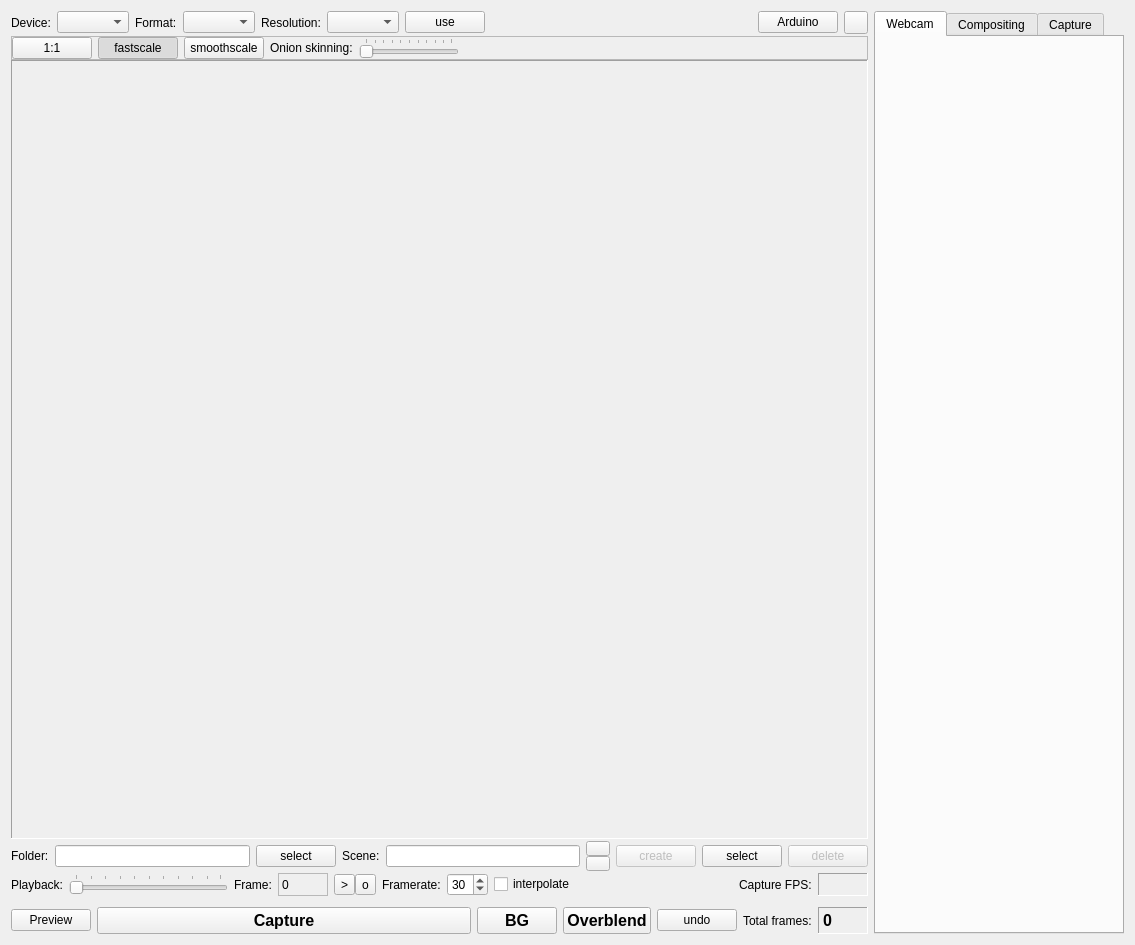
<?xml version="1.0" encoding="UTF-8"?>
<ui version="4.0">
 <class>StopMoCapClass</class>
 <widget class="QWidget" name="StopMoCapClass">
  <property name="geometry">
   <rect>
    <x>0</x>
    <y>0</y>
    <width>1135</width>
    <height>945</height>
   </rect>
  </property>
  <property name="windowTitle">
   <string>OpenStopMotion</string>
  </property>
  <property name="windowIcon">
   <iconset resource="../resources.qrc">
    <normaloff>:/icons/resources/icon48x48.png</normaloff>:/icons/resources/icon48x48.png</iconset>
  </property>
  <layout class="QHBoxLayout" name="horizontalLayout_2">
   <item>
    <layout class="QVBoxLayout" name="verticalLayout">
     <property name="spacing">
      <number>2</number>
     </property>
     <item>
      <layout class="QHBoxLayout" name="horizontalLayout">
       <item>
        <widget class="QLabel" name="label">
         <property name="text">
          <string>Device:</string>
         </property>
        </widget>
       </item>
       <item>
        <widget class="QComboBox" name="deviceComboBox"/>
       </item>
       <item>
        <widget class="QLabel" name="label_3">
         <property name="text">
          <string>Format:</string>
         </property>
        </widget>
       </item>
       <item>
        <widget class="QComboBox" name="formatComboBox"/>
       </item>
       <item>
        <widget class="QLabel" name="label_2">
         <property name="text">
          <string>Resolution:</string>
         </property>
        </widget>
       </item>
       <item>
        <widget class="QComboBox" name="resolutionComboBox"/>
       </item>
       <item>
        <widget class="QPushButton" name="useDevice">
         <property name="text">
          <string>use</string>
         </property>
         <property name="icon">
          <iconset resource="../resources.qrc">
           <normaloff>:/icons/resources/ok.png</normaloff>:/icons/resources/ok.png</iconset>
         </property>
         <property name="iconSize">
          <size>
           <width>16</width>
           <height>16</height>
          </size>
         </property>
        </widget>
       </item>
       <item>
        <spacer name="horizontalSpacer">
         <property name="orientation">
          <enum>Qt::Horizontal</enum>
         </property>
         <property name="sizeHint" stdset="0">
          <size>
           <width>40</width>
           <height>20</height>
          </size>
         </property>
        </spacer>
       </item>
       <item>
        <widget class="QPushButton" name="arduinoButton">
         <property name="text">
          <string>Arduino</string>
         </property>
         <property name="icon">
          <iconset resource="../resources.qrc">
           <normaloff>:/other/resources/arduino.png</normaloff>:/other/resources/arduino.png</iconset>
         </property>
         <property name="iconSize">
          <size>
           <width>31</width>
           <height>16</height>
          </size>
         </property>
        </widget>
       </item>
       <item>
        <widget class="QToolButton" name="lightAndDarkButton">
         <property name="text">
          <string/>
         </property>
         <property name="icon">
          <iconset resource="../resources.qrc">
           <normaloff>:/icons/resources/weather-clear-night.png</normaloff>
           <activeon>:/icons/resources/weather-clear.png</activeon>:/icons/resources/weather-clear-night.png</iconset>
         </property>
         <property name="iconSize">
          <size>
           <width>16</width>
           <height>16</height>
          </size>
         </property>
         <property name="checkable">
          <bool>true</bool>
         </property>
        </widget>
       </item>
      </layout>
     </item>
     <item>
      <layout class="QGridLayout" name="gridLayout">
       <property name="topMargin">
        <number>0</number>
       </property>
       <property name="spacing">
        <number>0</number>
       </property>
       <item row="1" column="2">
        <layout class="QVBoxLayout" name="verticalLayout_2">
         <property name="leftMargin">
          <number>0</number>
         </property>
         <property name="bottomMargin">
          <number>5</number>
         </property>
        </layout>
       </item>
       <item row="0" column="1">
        <widget class="QFrame" name="frame">
         <property name="autoFillBackground">
          <bool>true</bool>
         </property>
         <property name="frameShape">
          <enum>QFrame::StyledPanel</enum>
         </property>
         <property name="frameShadow">
          <enum>QFrame::Raised</enum>
         </property>
         <layout class="QHBoxLayout" name="horizontalLayout_7">
          <property name="margin">
           <number>0</number>
          </property>
          <item>
           <widget class="QPushButton" name="zoom11">
            <property name="text">
             <string>1:1</string>
            </property>
            <property name="checkable">
             <bool>true</bool>
            </property>
            <property name="autoExclusive">
             <bool>true</bool>
            </property>
           </widget>
          </item>
          <item>
           <widget class="QPushButton" name="zoomFast">
            <property name="text">
             <string>fastscale</string>
            </property>
            <property name="checkable">
             <bool>true</bool>
            </property>
            <property name="checked">
             <bool>true</bool>
            </property>
            <property name="autoExclusive">
             <bool>true</bool>
            </property>
           </widget>
          </item>
          <item>
           <widget class="QPushButton" name="zoomSmooth">
            <property name="text">
             <string>smoothscale</string>
            </property>
            <property name="checkable">
             <bool>true</bool>
            </property>
            <property name="autoExclusive">
             <bool>true</bool>
            </property>
           </widget>
          </item>
          <item>
           <widget class="QLabel" name="label_4">
            <property name="text">
             <string>Onion skinning:</string>
            </property>
           </widget>
          </item>
          <item>
           <widget class="QSlider" name="onionSkinning">
            <property name="maximumSize">
             <size>
              <width>100</width>
              <height>16777215</height>
             </size>
            </property>
            <property name="orientation">
             <enum>Qt::Horizontal</enum>
            </property>
            <property name="tickPosition">
             <enum>QSlider::TicksAbove</enum>
            </property>
           </widget>
          </item>
          <item>
           <spacer name="horizontalSpacer_2">
            <property name="orientation">
             <enum>Qt::Horizontal</enum>
            </property>
            <property name="sizeHint" stdset="0">
             <size>
              <width>40</width>
              <height>20</height>
             </size>
            </property>
           </spacer>
          </item>
         </layout>
        </widget>
       </item>
       <item row="1" column="1">
        <widget class="QFrame" name="frame">
         <property name="frameShape">
          <enum>QFrame::Panel</enum>
         </property>
         <property name="frameShadow">
          <enum>QFrame::Sunken</enum>
         </property>
         <layout class="QVBoxLayout" name="verticalLayout_3">
          <property name="spacing">
           <number>0</number>
          </property>
          <property name="margin">
           <number>0</number>
          </property>
          <item>
           <widget class="PPL7ImageViewer" name="viewer" native="true">
            <property name="sizePolicy">
             <sizepolicy hsizetype="Expanding" vsizetype="Expanding">
              <horstretch>0</horstretch>
              <verstretch>0</verstretch>
             </sizepolicy>
            </property>
           </widget>
          </item>
         </layout>
        </widget>
       </item>
      </layout>
     </item>
     <item>
      <layout class="QHBoxLayout" name="horizontalLayout_4">
       <property name="topMargin">
        <number>0</number>
       </property>
       <item>
        <widget class="QLabel" name="label_6">
         <property name="text">
          <string>Folder:</string>
         </property>
        </widget>
       </item>
       <item>
        <widget class="QLineEdit" name="captureDir">
         <property name="readOnly">
          <bool>true</bool>
         </property>
        </widget>
       </item>
       <item>
        <widget class="QPushButton" name="selectDir">
         <property name="text">
          <string>select</string>
         </property>
         <property name="icon">
          <iconset resource="../resources.qrc">
           <normaloff>:/icons/resources/folder-open-20.png</normaloff>:/icons/resources/folder-open-20.png</iconset>
         </property>
         <property name="iconSize">
          <size>
           <width>16</width>
           <height>16</height>
          </size>
         </property>
        </widget>
       </item>
       <item>
        <widget class="QLabel" name="label_7">
         <property name="text">
          <string>Scene:</string>
         </property>
        </widget>
       </item>
       <item>
        <widget class="QLineEdit" name="sceneName"/>
       </item>
       <item>
        <layout class="QVBoxLayout" name="verticalLayout_12">
         <property name="spacing">
          <number>0</number>
         </property>
         <property name="rightMargin">
          <number>0</number>
         </property>
         <item>
          <widget class="QToolButton" name="sceneUpButton">
           <property name="text">
            <string/>
           </property>
           <property name="iconSize">
            <size>
             <width>16</width>
             <height>8</height>
            </size>
           </property>
          </widget>
         </item>
         <item>
          <widget class="QToolButton" name="sceneDownButton">
           <property name="text">
            <string/>
           </property>
           <property name="iconSize">
            <size>
             <width>16</width>
             <height>8</height>
            </size>
           </property>
           <property name="autoRaise">
            <bool>false</bool>
           </property>
          </widget>
         </item>
        </layout>
       </item>
       <item>
        <widget class="QPushButton" name="createScene">
         <property name="enabled">
          <bool>false</bool>
         </property>
         <property name="text">
          <string>create</string>
         </property>
         <property name="icon">
          <iconset resource="../resources.qrc">
           <normaloff>:/icons/resources/filenew.png</normaloff>:/icons/resources/filenew.png</iconset>
         </property>
         <property name="iconSize">
          <size>
           <width>16</width>
           <height>16</height>
          </size>
         </property>
        </widget>
       </item>
       <item>
        <widget class="QPushButton" name="selectScene">
         <property name="enabled">
          <bool>true</bool>
         </property>
         <property name="text">
          <string>select</string>
         </property>
         <property name="icon">
          <iconset resource="../resources.qrc">
           <normaloff>:/icons/resources/folder-open-20.png</normaloff>:/icons/resources/folder-open-20.png</iconset>
         </property>
         <property name="iconSize">
          <size>
           <width>16</width>
           <height>16</height>
          </size>
         </property>
        </widget>
       </item>
       <item>
        <widget class="QPushButton" name="deleteScene">
         <property name="enabled">
          <bool>false</bool>
         </property>
         <property name="text">
          <string>delete</string>
         </property>
         <property name="icon">
          <iconset resource="../resources.qrc">
           <normaloff>:/icons/resources/trash-16.png</normaloff>:/icons/resources/trash-16.png</iconset>
         </property>
         <property name="iconSize">
          <size>
           <width>16</width>
           <height>16</height>
          </size>
         </property>
        </widget>
       </item>
      </layout>
     </item>
     <item>
      <layout class="QHBoxLayout" name="horizontalLayout_5">
       <property name="spacing">
        <number>6</number>
       </property>
       <property name="topMargin">
        <number>0</number>
       </property>
       <item>
        <widget class="QLabel" name="label_8">
         <property name="text">
          <string>Playback:</string>
         </property>
        </widget>
       </item>
       <item>
        <widget class="QSlider" name="frameSlider">
         <property name="orientation">
          <enum>Qt::Horizontal</enum>
         </property>
         <property name="tickPosition">
          <enum>QSlider::TicksAbove</enum>
         </property>
         <property name="tickInterval">
          <number>10</number>
         </property>
        </widget>
       </item>
       <item>
        <widget class="QLabel" name="label_10">
         <property name="text">
          <string>Frame:</string>
         </property>
        </widget>
       </item>
       <item>
        <widget class="QLabel" name="frameNum">
         <property name="minimumSize">
          <size>
           <width>50</width>
           <height>0</height>
          </size>
         </property>
         <property name="maximumSize">
          <size>
           <width>50</width>
           <height>16777215</height>
          </size>
         </property>
         <property name="font">
          <font>
           <pointsize>9</pointsize>
           <weight>50</weight>
           <bold>false</bold>
          </font>
         </property>
         <property name="frameShape">
          <enum>QFrame::StyledPanel</enum>
         </property>
         <property name="frameShadow">
          <enum>QFrame::Sunken</enum>
         </property>
         <property name="midLineWidth">
          <number>1</number>
         </property>
         <property name="text">
          <string>0</string>
         </property>
        </widget>
       </item>
       <item>
        <layout class="QHBoxLayout" name="horizontalLayout_6">
         <property name="spacing">
          <number>0</number>
         </property>
         <property name="leftMargin">
          <number>0</number>
         </property>
         <item>
          <widget class="QToolButton" name="playButton">
           <property name="text">
            <string>&gt;</string>
           </property>
           <property name="icon">
            <iconset resource="../resources.qrc">
             <normaloff>:/icons/resources/media-playback-start.png</normaloff>:/icons/resources/media-playback-start.png</iconset>
           </property>
           <property name="iconSize">
            <size>
             <width>16</width>
             <height>16</height>
            </size>
           </property>
          </widget>
         </item>
         <item>
          <widget class="QToolButton" name="stopButton">
           <property name="text">
            <string>o</string>
           </property>
           <property name="icon">
            <iconset resource="../resources.qrc">
             <normaloff>:/icons/resources/media-playback-stop.png</normaloff>:/icons/resources/media-playback-stop.png</iconset>
           </property>
           <property name="iconSize">
            <size>
             <width>16</width>
             <height>16</height>
            </size>
           </property>
          </widget>
         </item>
        </layout>
       </item>
       <item>
        <widget class="QLabel" name="label_13">
         <property name="text">
          <string>Framerate:</string>
         </property>
        </widget>
       </item>
       <item>
        <widget class="QSpinBox" name="frameRate">
         <property name="minimum">
          <number>1</number>
         </property>
         <property name="maximum">
          <number>60</number>
         </property>
         <property name="value">
          <number>30</number>
         </property>
        </widget>
       </item>
       <item>
        <widget class="QCheckBox" name="interpolateFrames">
         <property name="text">
          <string>interpolate</string>
         </property>
        </widget>
       </item>
       <item>
        <spacer name="horizontalSpacer_4">
         <property name="orientation">
          <enum>Qt::Horizontal</enum>
         </property>
         <property name="sizeHint" stdset="0">
          <size>
           <width>40</width>
           <height>20</height>
          </size>
         </property>
        </spacer>
       </item>
       <item>
        <widget class="QLabel" name="label_14">
         <property name="text">
          <string>Capture FPS:</string>
         </property>
        </widget>
       </item>
       <item>
        <widget class="QLabel" name="captureFPS">
         <property name="minimumSize">
          <size>
           <width>50</width>
           <height>0</height>
          </size>
         </property>
         <property name="frameShape">
          <enum>QFrame::Panel</enum>
         </property>
         <property name="frameShadow">
          <enum>QFrame::Sunken</enum>
         </property>
         <property name="text">
          <string/>
         </property>
        </widget>
       </item>
      </layout>
     </item>
     <item>
      <layout class="QHBoxLayout" name="horizontalLayout_8">
       <property name="topMargin">
        <number>9</number>
       </property>
       <item>
        <widget class="QPushButton" name="previewButton">
         <property name="text">
          <string>Preview</string>
         </property>
         <property name="checkable">
          <bool>true</bool>
         </property>
        </widget>
       </item>
       <item>
        <widget class="QPushButton" name="captureButton">
         <property name="sizePolicy">
          <sizepolicy hsizetype="Expanding" vsizetype="Fixed">
           <horstretch>0</horstretch>
           <verstretch>0</verstretch>
          </sizepolicy>
         </property>
         <property name="font">
          <font>
           <pointsize>12</pointsize>
           <weight>75</weight>
           <bold>true</bold>
          </font>
         </property>
         <property name="text">
          <string>Capture</string>
         </property>
         <property name="icon">
          <iconset resource="../resources.qrc">
           <normaloff>:/icons/resources/camera-photo.png</normaloff>:/icons/resources/camera-photo.png</iconset>
         </property>
         <property name="autoDefault">
          <bool>true</bool>
         </property>
         <property name="default">
          <bool>false</bool>
         </property>
        </widget>
       </item>
       <item>
        <widget class="QPushButton" name="captureBackgroundButton">
         <property name="sizePolicy">
          <sizepolicy hsizetype="Minimum" vsizetype="Fixed">
           <horstretch>0</horstretch>
           <verstretch>0</verstretch>
          </sizepolicy>
         </property>
         <property name="font">
          <font>
           <pointsize>12</pointsize>
           <weight>75</weight>
           <bold>true</bold>
          </font>
         </property>
         <property name="text">
          <string>BG</string>
         </property>
         <property name="icon">
          <iconset resource="../resources.qrc">
           <normaloff>:/icons/resources/camera-photo.png</normaloff>:/icons/resources/camera-photo.png</iconset>
         </property>
         <property name="autoDefault">
          <bool>true</bool>
         </property>
         <property name="default">
          <bool>false</bool>
         </property>
        </widget>
       </item>
       <item>
        <widget class="QPushButton" name="captureOverblendButton">
         <property name="sizePolicy">
          <sizepolicy hsizetype="Minimum" vsizetype="Fixed">
           <horstretch>0</horstretch>
           <verstretch>0</verstretch>
          </sizepolicy>
         </property>
         <property name="font">
          <font>
           <pointsize>12</pointsize>
           <weight>75</weight>
           <bold>true</bold>
          </font>
         </property>
         <property name="text">
          <string>Overblend</string>
         </property>
         <property name="icon">
          <iconset resource="../resources.qrc">
           <normaloff>:/icons/resources/camera-photo.png</normaloff>:/icons/resources/camera-photo.png</iconset>
         </property>
         <property name="autoDefault">
          <bool>true</bool>
         </property>
         <property name="default">
          <bool>false</bool>
         </property>
        </widget>
       </item>
       <item>
        <widget class="QPushButton" name="undoButton">
         <property name="text">
          <string>undo</string>
         </property>
         <property name="icon">
          <iconset resource="../resources.qrc">
           <normaloff>:/icons/resources/trash-16.png</normaloff>:/icons/resources/trash-16.png</iconset>
         </property>
         <property name="iconSize">
          <size>
           <width>16</width>
           <height>16</height>
          </size>
         </property>
        </widget>
       </item>
       <item>
        <widget class="QLabel" name="label_17">
         <property name="text">
          <string>Total frames:</string>
         </property>
        </widget>
       </item>
       <item>
        <widget class="QLabel" name="totalFrames">
         <property name="minimumSize">
          <size>
           <width>50</width>
           <height>0</height>
          </size>
         </property>
         <property name="maximumSize">
          <size>
           <width>50</width>
           <height>16777215</height>
          </size>
         </property>
         <property name="font">
          <font>
           <pointsize>12</pointsize>
           <weight>75</weight>
           <bold>true</bold>
          </font>
         </property>
         <property name="frameShape">
          <enum>QFrame::Panel</enum>
         </property>
         <property name="frameShadow">
          <enum>QFrame::Sunken</enum>
         </property>
         <property name="midLineWidth">
          <number>1</number>
         </property>
         <property name="text">
          <string>0</string>
         </property>
         <property name="scaledContents">
          <bool>false</bool>
         </property>
        </widget>
       </item>
      </layout>
     </item>
    </layout>
   </item>
   <item>
    <widget class="QTabWidget" name="controlTab">
     <property name="minimumSize">
      <size>
       <width>200</width>
       <height>0</height>
      </size>
     </property>
     <property name="maximumSize">
      <size>
       <width>250</width>
       <height>16777215</height>
      </size>
     </property>
     <property name="currentIndex">
      <number>0</number>
     </property>
     <widget class="QWidget" name="camaraControlTab">
      <attribute name="title">
       <string>Webcam</string>
      </attribute>
      <layout class="QVBoxLayout" name="verticalLayout_4">
       <property name="leftMargin">
        <number>2</number>
       </property>
       <property name="topMargin">
        <number>9</number>
       </property>
       <property name="rightMargin">
        <number>2</number>
       </property>
       <property name="bottomMargin">
        <number>2</number>
       </property>
       <item>
        <widget class="QWidget" name="controlWidget" native="true">
         <property name="minimumSize">
          <size>
           <width>0</width>
           <height>10</height>
          </size>
         </property>
        </widget>
       </item>
       <item>
        <spacer name="verticalSpacer">
         <property name="orientation">
          <enum>Qt::Vertical</enum>
         </property>
         <property name="sizeHint" stdset="0">
          <size>
           <width>20</width>
           <height>40</height>
          </size>
         </property>
        </spacer>
       </item>
      </layout>
     </widget>
     <widget class="QWidget" name="chromaTab">
      <attribute name="title">
       <string>Compositing</string>
      </attribute>
      <layout class="QVBoxLayout" name="verticalLayout_5">
       <item>
        <widget class="QGroupBox" name="chromaKeyingEnabled">
         <property name="title">
          <string>enable Chroma Keying</string>
         </property>
         <property name="checkable">
          <bool>true</bool>
         </property>
         <property name="checked">
          <bool>false</bool>
         </property>
         <layout class="QVBoxLayout" name="verticalLayout_9">
          <item>
           <layout class="QFormLayout" name="formLayout">
            <property name="fieldGrowthPolicy">
             <enum>QFormLayout::AllNonFixedFieldsGrow</enum>
            </property>
            <item row="0" column="0">
             <widget class="QLabel" name="label_5">
              <property name="text">
               <string>KeyColor:</string>
              </property>
             </widget>
            </item>
            <item row="0" column="1">
             <layout class="QHBoxLayout" name="horizontalLayout_10">
              <item>
               <widget class="QLabel" name="keyColor">
                <property name="autoFillBackground">
                 <bool>true</bool>
                </property>
                <property name="frameShape">
                 <enum>QFrame::Box</enum>
                </property>
                <property name="text">
                 <string>TextLabel</string>
                </property>
               </widget>
              </item>
              <item>
               <widget class="QToolButton" name="pickChromaKey">
                <property name="text">
                 <string/>
                </property>
                <property name="icon">
                 <iconset resource="../resources.qrc">
                  <normaloff>:/icons/resources/colorpicker.png</normaloff>:/icons/resources/colorpicker.png</iconset>
                </property>
                <property name="iconSize">
                 <size>
                  <width>16</width>
                  <height>16</height>
                 </size>
                </property>
                <property name="checkable">
                 <bool>true</bool>
                </property>
               </widget>
              </item>
             </layout>
            </item>
            <item row="1" column="0">
             <widget class="QLabel" name="label_11">
              <property name="text">
               <string>Tolerance Near:</string>
              </property>
             </widget>
            </item>
            <item row="1" column="1">
             <widget class="QSlider" name="tolNearSlider">
              <property name="maximum">
               <number>255</number>
              </property>
              <property name="value">
               <number>30</number>
              </property>
              <property name="orientation">
               <enum>Qt::Horizontal</enum>
              </property>
             </widget>
            </item>
            <item row="2" column="0">
             <widget class="QLabel" name="label_18">
              <property name="text">
               <string>Tolerance Far:</string>
              </property>
             </widget>
            </item>
            <item row="2" column="1">
             <widget class="QSlider" name="tolFarSlider">
              <property name="minimum">
               <number>0</number>
              </property>
              <property name="maximum">
               <number>255</number>
              </property>
              <property name="value">
               <number>70</number>
              </property>
              <property name="orientation">
               <enum>Qt::Horizontal</enum>
              </property>
             </widget>
            </item>
            <item row="3" column="0">
             <widget class="QLabel" name="label_19">
              <property name="text">
               <string>Background:</string>
              </property>
             </widget>
            </item>
            <item row="3" column="1">
             <widget class="QRadioButton" name="replaceChromaWithTransparent">
              <property name="text">
               <string>Transparent</string>
              </property>
             </widget>
            </item>
            <item row="4" column="1">
             <layout class="QHBoxLayout" name="horizontalLayout_13">
              <item>
               <widget class="QRadioButton" name="replaceChromaWithColor">
                <property name="text">
                 <string>Color</string>
                </property>
               </widget>
              </item>
              <item>
               <widget class="QToolButton" name="bgColorSelect">
                <property name="text">
                 <string>...</string>
                </property>
                <property name="icon">
                 <iconset resource="../resources.qrc">
                  <normaloff>:/icons/resources/gtk-color-picker.png</normaloff>:/icons/resources/gtk-color-picker.png</iconset>
                </property>
                <property name="iconSize">
                 <size>
                  <width>16</width>
                  <height>16</height>
                 </size>
                </property>
               </widget>
              </item>
             </layout>
            </item>
            <item row="5" column="1">
             <layout class="QHBoxLayout" name="horizontalLayout_14">
              <property name="topMargin">
               <number>0</number>
              </property>
              <item>
               <widget class="QRadioButton" name="replaceChromaWithImage">
                <property name="text">
                 <string>Image</string>
                </property>
                <property name="checked">
                 <bool>false</bool>
                </property>
               </widget>
              </item>
              <item>
               <widget class="QToolButton" name="chromaBackgroundSelect">
                <property name="text">
                 <string>...</string>
                </property>
                <property name="icon">
                 <iconset resource="../resources.qrc">
                  <normaloff>:/icons/resources/folder-open-20.png</normaloff>:/icons/resources/folder-open-20.png</iconset>
                </property>
                <property name="iconSize">
                 <size>
                  <width>16</width>
                  <height>16</height>
                 </size>
                </property>
               </widget>
              </item>
             </layout>
            </item>
           </layout>
          </item>
          <item>
           <widget class="QLabel" name="chromaBackground">
            <property name="minimumSize">
             <size>
              <width>200</width>
              <height>140</height>
             </size>
            </property>
            <property name="maximumSize">
             <size>
              <width>200</width>
              <height>140</height>
             </size>
            </property>
            <property name="frameShape">
             <enum>QFrame::Box</enum>
            </property>
            <property name="text">
             <string/>
            </property>
           </widget>
          </item>
         </layout>
        </widget>
       </item>
       <item>
        <widget class="QGroupBox" name="foregroundEnabled">
         <property name="title">
          <string>enable Foreground</string>
         </property>
         <property name="checkable">
          <bool>true</bool>
         </property>
         <property name="checked">
          <bool>false</bool>
         </property>
         <layout class="QVBoxLayout" name="verticalLayout_10">
          <item>
           <layout class="QFormLayout" name="formLayout_3">
            <property name="fieldGrowthPolicy">
             <enum>QFormLayout::AllNonFixedFieldsGrow</enum>
            </property>
            <property name="topMargin">
             <number>0</number>
            </property>
            <item row="0" column="0">
             <widget class="QLabel" name="label_20">
              <property name="text">
               <string>KeyColor:</string>
              </property>
             </widget>
            </item>
            <item row="0" column="1">
             <layout class="QHBoxLayout" name="horizontalLayout_12">
              <item>
               <widget class="QLabel" name="keyColorFG">
                <property name="autoFillBackground">
                 <bool>true</bool>
                </property>
                <property name="frameShape">
                 <enum>QFrame::Box</enum>
                </property>
                <property name="text">
                 <string>TextLabel</string>
                </property>
               </widget>
              </item>
              <item>
               <widget class="QToolButton" name="pickChromaKeyFG">
                <property name="text">
                 <string/>
                </property>
                <property name="icon">
                 <iconset resource="../resources.qrc">
                  <normaloff>:/icons/resources/colorpicker.png</normaloff>:/icons/resources/colorpicker.png</iconset>
                </property>
                <property name="iconSize">
                 <size>
                  <width>16</width>
                  <height>16</height>
                 </size>
                </property>
                <property name="checkable">
                 <bool>true</bool>
                </property>
               </widget>
              </item>
             </layout>
            </item>
            <item row="1" column="0">
             <widget class="QLabel" name="label_22">
              <property name="text">
               <string>Tolerance Near:</string>
              </property>
             </widget>
            </item>
            <item row="1" column="1">
             <widget class="QSlider" name="tolNearSliderFG">
              <property name="maximum">
               <number>255</number>
              </property>
              <property name="value">
               <number>30</number>
              </property>
              <property name="orientation">
               <enum>Qt::Horizontal</enum>
              </property>
             </widget>
            </item>
            <item row="2" column="0">
             <widget class="QLabel" name="label_23">
              <property name="text">
               <string>Tolerance Far:</string>
              </property>
             </widget>
            </item>
            <item row="2" column="1">
             <widget class="QSlider" name="tolFarSliderFG">
              <property name="minimum">
               <number>0</number>
              </property>
              <property name="maximum">
               <number>255</number>
              </property>
              <property name="value">
               <number>70</number>
              </property>
              <property name="orientation">
               <enum>Qt::Horizontal</enum>
              </property>
             </widget>
            </item>
            <item row="3" column="0">
             <widget class="QLabel" name="label_25">
              <property name="text">
               <string>Image:</string>
              </property>
             </widget>
            </item>
            <item row="3" column="1">
             <widget class="QPushButton" name="chromaForegroundSelect">
              <property name="text">
               <string>select</string>
              </property>
             </widget>
            </item>
           </layout>
          </item>
          <item>
           <widget class="QLabel" name="chromaForeground">
            <property name="minimumSize">
             <size>
              <width>200</width>
              <height>140</height>
             </size>
            </property>
            <property name="maximumSize">
             <size>
              <width>200</width>
              <height>140</height>
             </size>
            </property>
            <property name="frameShape">
             <enum>QFrame::Box</enum>
            </property>
            <property name="text">
             <string/>
            </property>
           </widget>
          </item>
         </layout>
        </widget>
       </item>
       <item>
        <spacer name="verticalSpacer_2">
         <property name="orientation">
          <enum>Qt::Vertical</enum>
         </property>
         <property name="sizeHint" stdset="0">
          <size>
           <width>20</width>
           <height>40</height>
          </size>
         </property>
        </spacer>
       </item>
      </layout>
     </widget>
     <widget class="QWidget" name="captureTab">
      <attribute name="title">
       <string>Capture</string>
      </attribute>
      <layout class="QVBoxLayout" name="verticalLayout_7">
       <item>
        <widget class="QGroupBox" name="groupBox">
         <property name="title">
          <string>Capture Options:</string>
         </property>
         <layout class="QVBoxLayout" name="verticalLayout_6">
          <item>
           <layout class="QFormLayout" name="formLayout_4">
            <property name="topMargin">
             <number>0</number>
            </property>
            <item row="0" column="0">
             <widget class="QLabel" name="label_9">
              <property name="text">
               <string>Merge Frames:</string>
              </property>
             </widget>
            </item>
            <item row="0" column="1">
             <widget class="QSpinBox" name="mergeFrames">
              <property name="minimum">
               <number>1</number>
              </property>
              <property name="maximum">
               <number>100</number>
              </property>
             </widget>
            </item>
            <item row="1" column="0">
             <widget class="QLabel" name="label_12">
              <property name="text">
               <string>Skip Frames:</string>
              </property>
             </widget>
            </item>
            <item row="1" column="1">
             <widget class="QSpinBox" name="skipFrames">
              <property name="minimum">
               <number>0</number>
              </property>
              <property name="maximum">
               <number>10</number>
              </property>
              <property name="value">
               <number>0</number>
              </property>
             </widget>
            </item>
            <item row="2" column="0">
             <widget class="QLabel" name="label_21">
              <property name="text">
               <string>Overblend Factor:</string>
              </property>
             </widget>
            </item>
            <item row="2" column="1">
             <widget class="QSpinBox" name="overblendFactor">
              <property name="suffix">
               <string> %</string>
              </property>
              <property name="prefix">
               <string/>
              </property>
              <property name="minimum">
               <number>1</number>
              </property>
              <property name="maximum">
               <number>100</number>
              </property>
              <property name="value">
               <number>50</number>
              </property>
             </widget>
            </item>
           </layout>
          </item>
         </layout>
        </widget>
       </item>
       <item>
        <widget class="QGroupBox" name="saveCamShot">
         <property name="title">
          <string>Save original webcam image</string>
         </property>
         <property name="checkable">
          <bool>true</bool>
         </property>
         <layout class="QVBoxLayout" name="verticalLayout_8">
          <item>
           <layout class="QFormLayout" name="formLayout_5">
            <property name="topMargin">
             <number>9</number>
            </property>
            <item row="0" column="0">
             <widget class="QLabel" name="label_15">
              <property name="text">
               <string>Format:</string>
              </property>
             </widget>
            </item>
            <item row="0" column="1">
             <widget class="QComboBox" name="imageFormat">
              <item>
               <property name="text">
                <string>PNG</string>
               </property>
              </item>
              <item>
               <property name="text">
                <string>BMP</string>
               </property>
              </item>
              <item>
               <property name="text">
                <string>JPEG</string>
               </property>
              </item>
             </widget>
            </item>
            <item row="1" column="0">
             <widget class="QLabel" name="label_16">
              <property name="text">
               <string>JPEG-Quality:</string>
              </property>
             </widget>
            </item>
            <item row="1" column="1">
             <widget class="QSlider" name="jpegQualitySlider">
              <property name="minimumSize">
               <size>
                <width>100</width>
                <height>0</height>
               </size>
              </property>
              <property name="maximumSize">
               <size>
                <width>100</width>
                <height>16777215</height>
               </size>
              </property>
              <property name="minimum">
               <number>0</number>
              </property>
              <property name="maximum">
               <number>100</number>
              </property>
              <property name="value">
               <number>90</number>
              </property>
              <property name="orientation">
               <enum>Qt::Horizontal</enum>
              </property>
              <property name="invertedAppearance">
               <bool>false</bool>
              </property>
              <property name="invertedControls">
               <bool>false</bool>
              </property>
             </widget>
            </item>
            <item row="2" column="1">
             <layout class="QHBoxLayout" name="horizontalLayout_3">
              <property name="topMargin">
               <number>0</number>
              </property>
              <item>
               <widget class="QSpinBox" name="jpegQualitySpinBox">
                <property name="maximum">
                 <number>100</number>
                </property>
                <property name="value">
                 <number>90</number>
                </property>
               </widget>
              </item>
              <item>
               <spacer name="horizontalSpacer_3">
                <property name="orientation">
                 <enum>Qt::Horizontal</enum>
                </property>
                <property name="sizeHint" stdset="0">
                 <size>
                  <width>40</width>
                  <height>20</height>
                 </size>
                </property>
               </spacer>
              </item>
             </layout>
            </item>
           </layout>
          </item>
         </layout>
        </widget>
       </item>
       <item>
        <widget class="QGroupBox" name="saveCompositedImage">
         <property name="title">
          <string>Save composited image</string>
         </property>
         <property name="checkable">
          <bool>true</bool>
         </property>
         <layout class="QVBoxLayout" name="verticalLayout_11">
          <item>
           <layout class="QFormLayout" name="formLayout_6">
            <property name="topMargin">
             <number>9</number>
            </property>
            <item row="0" column="0">
             <widget class="QLabel" name="label_26">
              <property name="text">
               <string>Format:</string>
              </property>
             </widget>
            </item>
            <item row="1" column="0">
             <widget class="QLabel" name="label_27">
              <property name="text">
               <string>JPEG-Quality:</string>
              </property>
             </widget>
            </item>
            <item row="0" column="1">
             <widget class="QComboBox" name="imageFormatComp">
              <item>
               <property name="text">
                <string>PNG</string>
               </property>
              </item>
              <item>
               <property name="text">
                <string>BMP</string>
               </property>
              </item>
              <item>
               <property name="text">
                <string>JPEG</string>
               </property>
              </item>
             </widget>
            </item>
            <item row="1" column="1">
             <widget class="QSlider" name="jpegQualitySliderComp">
              <property name="minimumSize">
               <size>
                <width>100</width>
                <height>0</height>
               </size>
              </property>
              <property name="maximumSize">
               <size>
                <width>100</width>
                <height>16777215</height>
               </size>
              </property>
              <property name="minimum">
               <number>0</number>
              </property>
              <property name="maximum">
               <number>100</number>
              </property>
              <property name="value">
               <number>90</number>
              </property>
              <property name="orientation">
               <enum>Qt::Horizontal</enum>
              </property>
              <property name="invertedAppearance">
               <bool>false</bool>
              </property>
              <property name="invertedControls">
               <bool>false</bool>
              </property>
             </widget>
            </item>
            <item row="2" column="1">
             <layout class="QHBoxLayout" name="horizontalLayout_9">
              <property name="topMargin">
               <number>0</number>
              </property>
              <item>
               <widget class="QSpinBox" name="jpegQualitySpinBoxComp">
                <property name="maximum">
                 <number>100</number>
                </property>
                <property name="value">
                 <number>90</number>
                </property>
               </widget>
              </item>
              <item>
               <spacer name="horizontalSpacer_5">
                <property name="orientation">
                 <enum>Qt::Horizontal</enum>
                </property>
                <property name="sizeHint" stdset="0">
                 <size>
                  <width>40</width>
                  <height>20</height>
                 </size>
                </property>
               </spacer>
              </item>
             </layout>
            </item>
           </layout>
          </item>
         </layout>
        </widget>
       </item>
       <item>
        <spacer name="verticalSpacer_3">
         <property name="orientation">
          <enum>Qt::Vertical</enum>
         </property>
         <property name="sizeHint" stdset="0">
          <size>
           <width>20</width>
           <height>214</height>
          </size>
         </property>
        </spacer>
       </item>
      </layout>
     </widget>
    </widget>
   </item>
  </layout>
 </widget>
 <layoutdefault spacing="6" margin="11"/>
 <customwidgets>
  <customwidget>
   <class>PPL7ImageViewer</class>
   <extends>QWidget</extends>
   <header>ppl7imageviewer.h</header>
   <container>1</container>
  </customwidget>
 </customwidgets>
 <resources>
  <include location="../resources.qrc"/>
 </resources>
 <connections/>
</ui>
